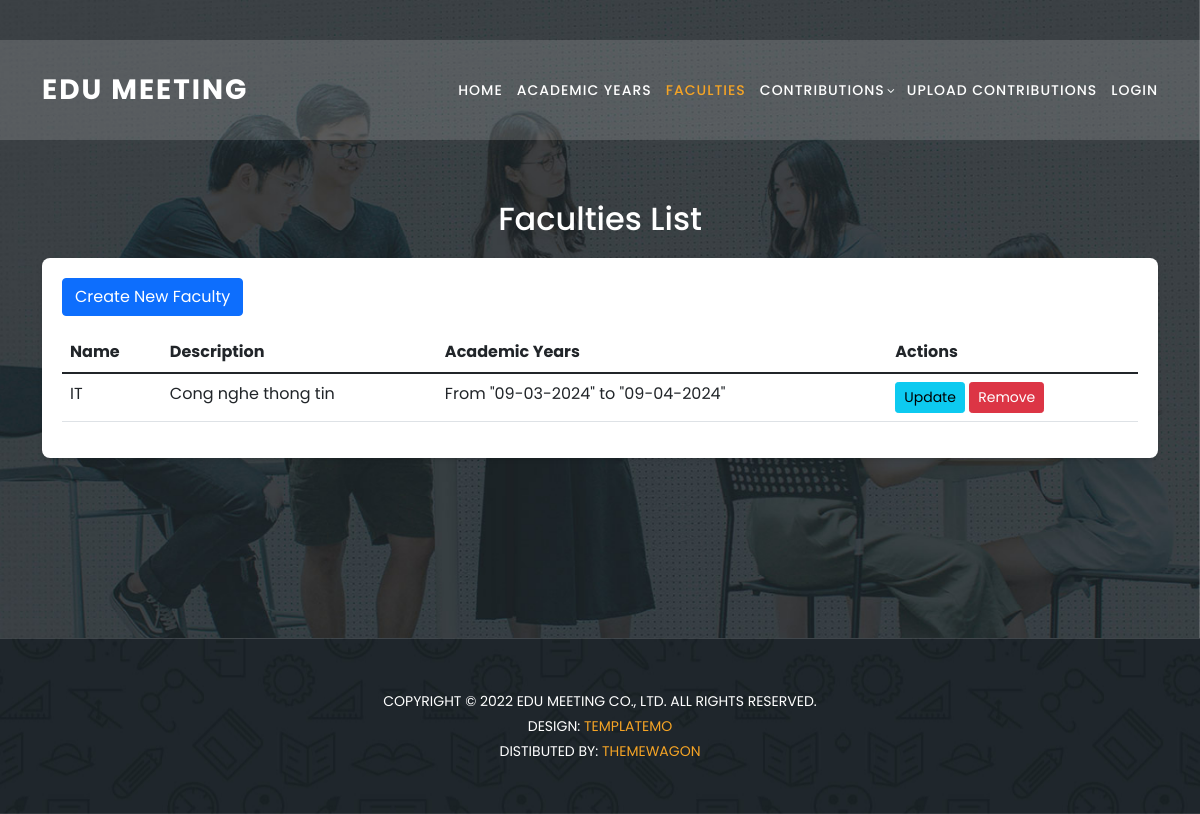
The app's page /faculties/, older data.
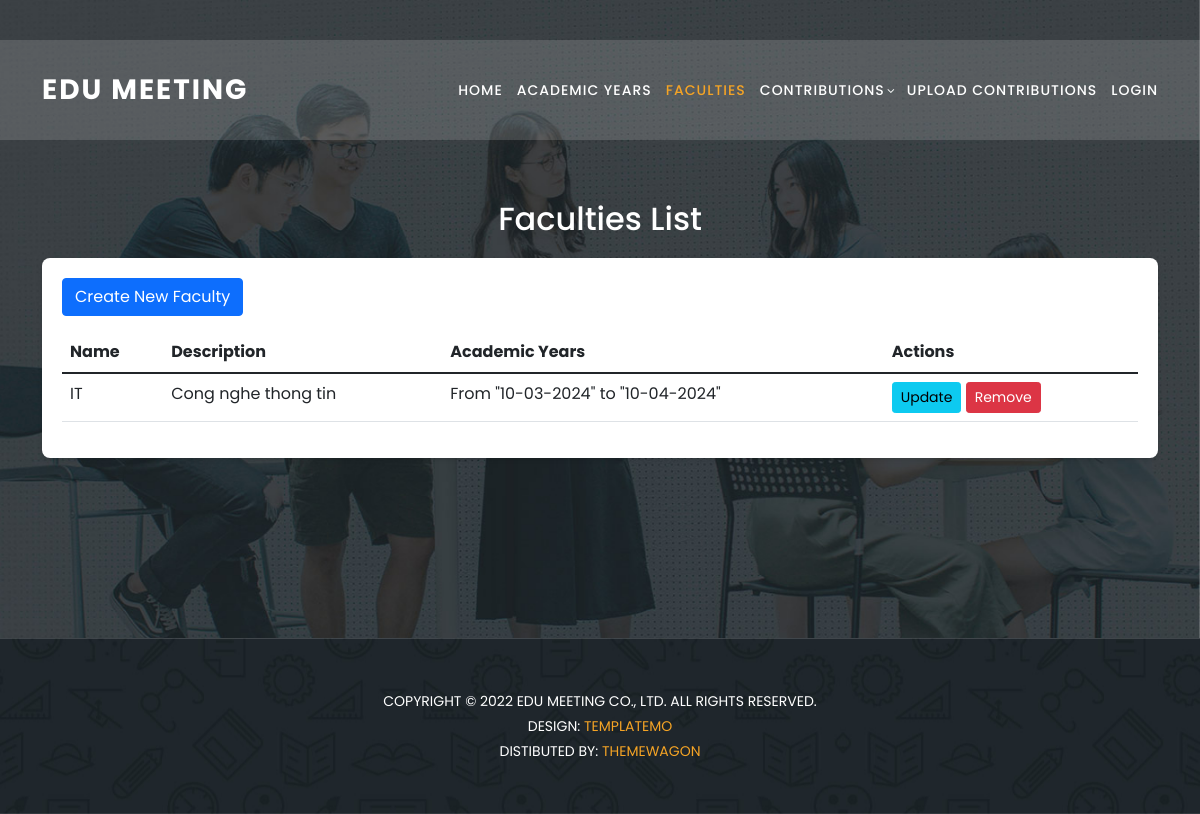
The same page, newer data.
### home/models.py (models this page shows, shortened)
class Faculties(models.Model):
    name = models.CharField(max_length = 40)
    description = models.TextField(null =True)
    academicYear = models.ForeignKey(AcademicYear, on_delete = models.CASCADE)

class AcademicYear(models.Model):
    closure = models.DateTimeField()
    finalClosure = models.DateTimeField()

### home/views.py (the view)
# urls.py: path('faculties/', views.list_faculties, name='list_faculties'),
def list_faculties(request):
    faculties = Faculties.objects.all().select_related('academicYear')
    return render(request, 'list_faculties.html', {'faculties': faculties})

### templates/list_faculties.html (shortened to what this page needs)
{%load static%}
<!DOCTYPE html>
<html lang="en">
  <head>
    <link
      href="{% static 'vendor/bootstrap/css/bootstrap.min.css' %}"
      rel="stylesheet"
    />
    <link rel="stylesheet" href="{% static 'css/fontawesome.css' %}" />
    <link
      rel="stylesheet"
      href="{% static 'css/templatemo-edu-meeting.css' %}"
    />
    <link rel="stylesheet" href="{% static 'css/owl.css' %}" />
    <link rel="stylesheet" href="{% static 'css/lightbox.css' %}" />
  </head>
  <body>
    <header class="header-area header-sticky">
      <div class="container">
        <div class="row">
          <div class="col-12">
            <nav class="main-nav">
              <a href="{% url "home" %}" class="logo">
                Edu Meeting
              </a>
              <ul class="nav">
                <li>
                  <a href="{% url "home" %}">Home</a>
                </li>
                <li>
                  <a href="{% url "list_academic_years" %}">Academic Years</a>
                </li>
                <li>
                  <a href="{% url "list_faculties" %}" class="active">Faculties</a>
                </li>
                <li class="has-sub">
                  <a href="javascript:void(0)">Contributions</a>
                </li>
                <li>
                  <a href="{% url 'file_upload'%}">Upload Contributions</a>
                </li>
                {% if user.is_authenticated %}
                <li >
                  <a href="{%url 'profile' %}">hello {{request.user.username}}</a>
                </li>
                <li>
                  <a href="{% url 'logout'%}">Logout</a>
                </li>
                {% else %}
                <li>
                  <a href="{% url 'login' %}">Login</a>
                </li>
                {% endif %}
              </ul>
            </nav>
          </div>
        </div>
      </div>
    </header>
    <section class="apply-now" id="apply">
      <div class="container">
        <h2>Faculties List</h2>
        <form method="post" enctype="">
          <a href="{% url 'create_faculty' %}" class="btn btn-primary">Create New Faculty</a>
          <table class="table mt-3">
            <thead class="thead-dark">
              <tr>
                <th scope="col">Name</th>
                <th scope="col">Description</th>
                <th scope="col">Academic Years</th>
                <th scope="col">Actions</th>
              </tr>
            </thead>
            <tbody>
                {% for faculty in faculties %}
                <tr>
                    <td>{{ faculty.name }}</td>
                    <td>{{ faculty.description }}</td>
                    <td>From "{{ faculty.academicYear.closure|date:"d-m-Y" }}" to "{{ faculty.academicYear.finalClosure|date:"d-m-Y" }}"</td>
                    <td>
                        <a href="{% url 'update_faculty' faculty.id %}" class="btn btn-info btn-sm">Update</a>
                        <form action="{% url 'remove_faculty' faculty.id %}" method="post" style="display:inline;">
                            <button type="submit" class="btn btn-danger btn-sm">
                                Remove
                            </button>
                        </form>
                    </td>
                </tr>
                {% endfor %}
            </tbody>
          </table>
        </form>
      </div>
    </section>
    <section class="contact-us" id="contact">
      <div class="footer">
        <p>
          Copyright © 2022 Edu Meeting Co., Ltd. All Rights Reserved.
          <br />
          Design:
          <a
            href="https://templatemo.com"
            target="_parent"
            title="free css templates"
            >TemplateMo</a>
          <br />
          Distibuted By:
          <a
            href="https://themewagon.com"
            target="_blank"
            title="Build Better UI, Faster"
            >ThemeWagon</a>
        </p>
      </div>
    </section>
  </body>
</html>

Row changes from the older to the newer data that the page shows:
changed through a linked row, Faculties "IT": academicYear.closure "09-03-2024" → "10-03-2024"; academicYear.finalClosure "09-04-2024" → "10-04-2024"
